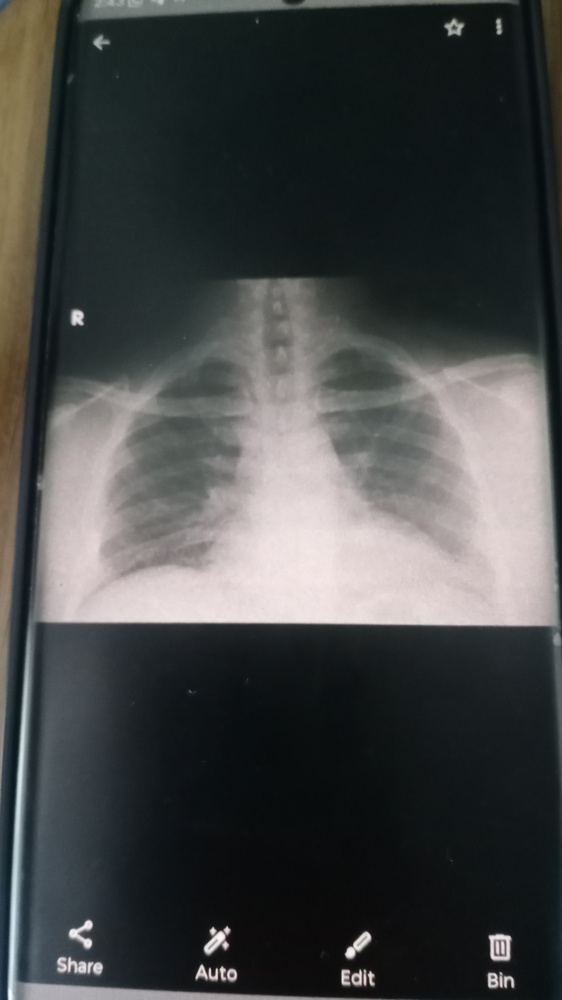
#> input picture backend/api/uploads/scan_1778577223_2955.jpg, 562 x 1000 px, shrunk from 2592 x 4608 before the run, given in place of media__1779736937418.jpg, which was not available
$ python remove_bg.py
#> lines starting #> are read from the running program, lines starting #| are printed output that depends on the picture; pictures that were not available may be replaced by others from this repository, and a replacement may not be noted
from PIL import Image
import os

input_path = r"C:\Users\Manobhiram\.gemini\antigravity\brain\89fe43b0-0824-4550-a2e7-8d22b4314c16\media__1779736937418.jpg"
output_path = r"c:\Users\Manobhiram\AndroidStudioProjects\CerviScan\app\src\main\res\drawable\logo.png"

# Open the image and convert to RGBA
img = Image.open(input_path).convert("RGBA")
datas = img.getdata()

new_data = []
for item in datas:
    # If the pixel is pure black or very close to black (RGB < 15), make it transparent
    if item[0] < 15 and item[1] < 15 and item[2] < 15:
        new_data.append((0, 0, 0, 0)) # transparent
    else:
        new_data.append(item)
#> this loop made 562000 passes
#> item on passes 1 to 3: (77, 99, 110, 255), (74, 96, 107, 255), (72, 95, 109, 255)
#> after the loop, new_data = 562000 items

img.putdata(new_data)
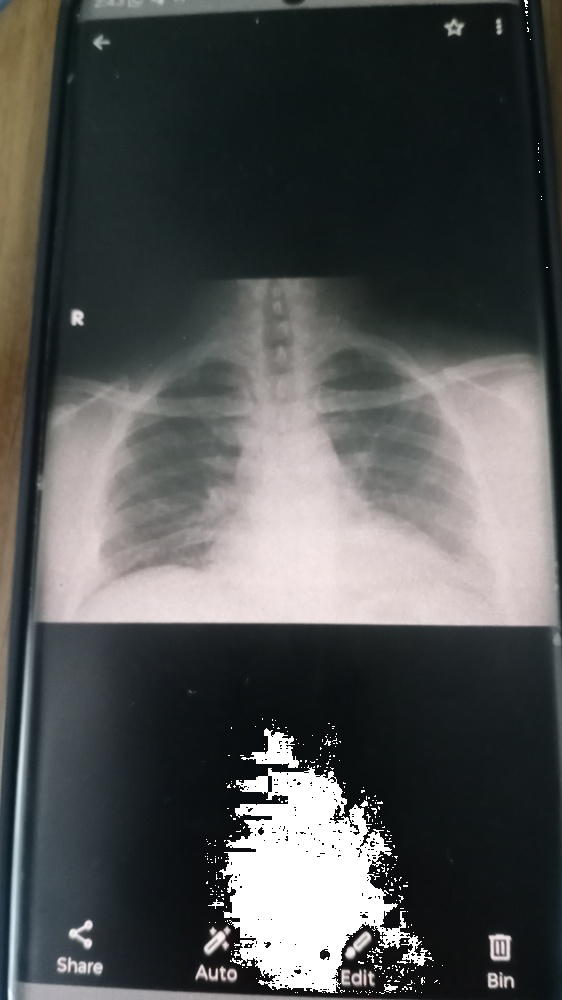
#> img: PIL image 562x1000 RGBA; mean R, G, B, A 68.2, 70.3, 70, 242.5; transparent parts drawn white
img.save(output_path, "PNG")
print("Background removed and saved to logo.png successfully!")

$ run again, on backend/api/uploads/scan_1778577573_5804.jpg
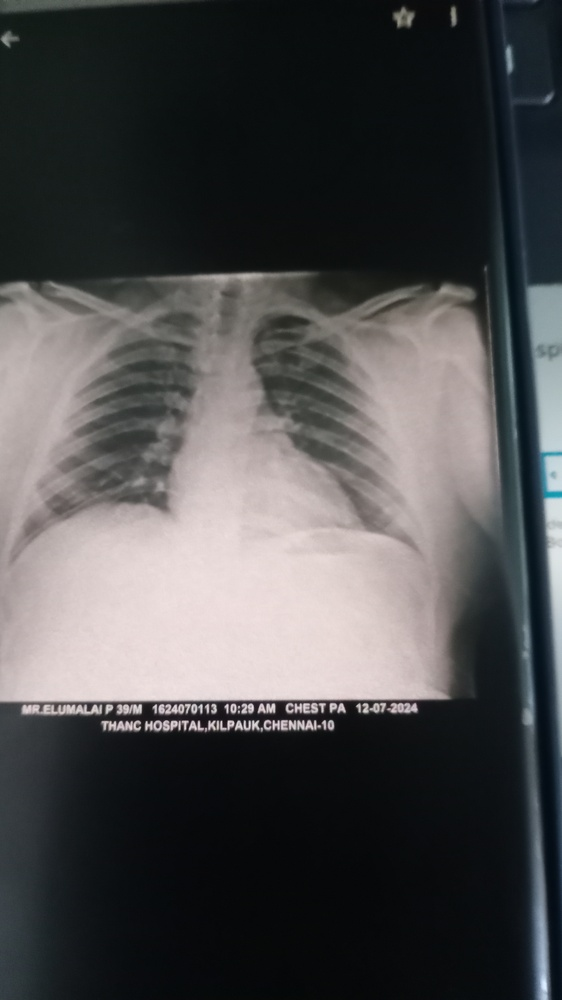
#> input picture backend/api/uploads/scan_1778577573_5804.jpg, 562 x 1000 px, shrunk from 2592 x 4608 before the run, given in place of media__1779736937418.jpg, which was not available
#> the loop `for item in datas:` made 562000 passes
#> item on passes 1 to 3: (68, 78, 70, 255), (70, 80, 72, 255), (68, 78, 70, 255)
#> after the loop `for item in datas:`: new_data = 562000 items
#> `img.putdata(new_data)`:
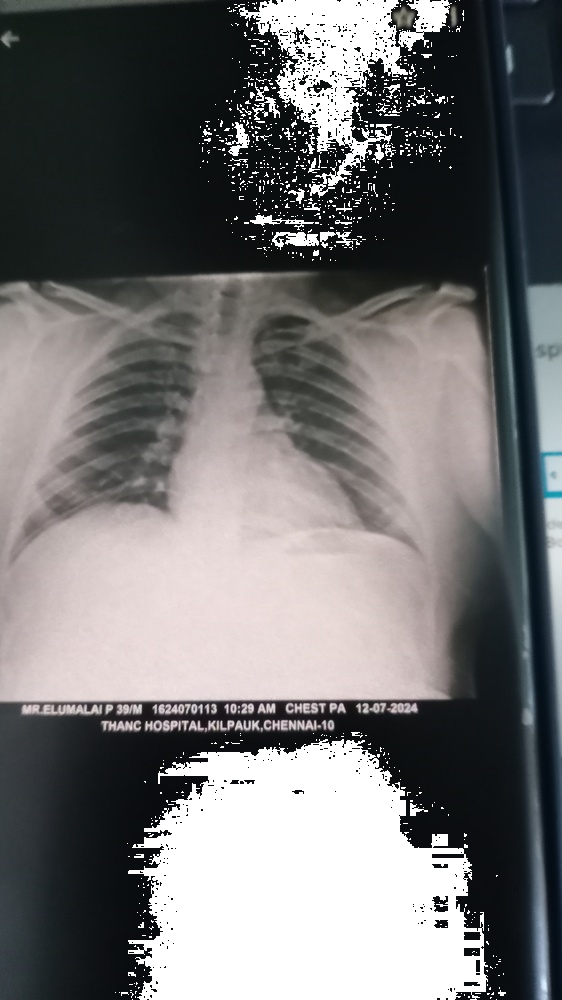
#> img: PIL image 562x1000 RGBA; mean R, G, B, A 74.7, 74.1, 74.7, 214; transparent parts drawn white
